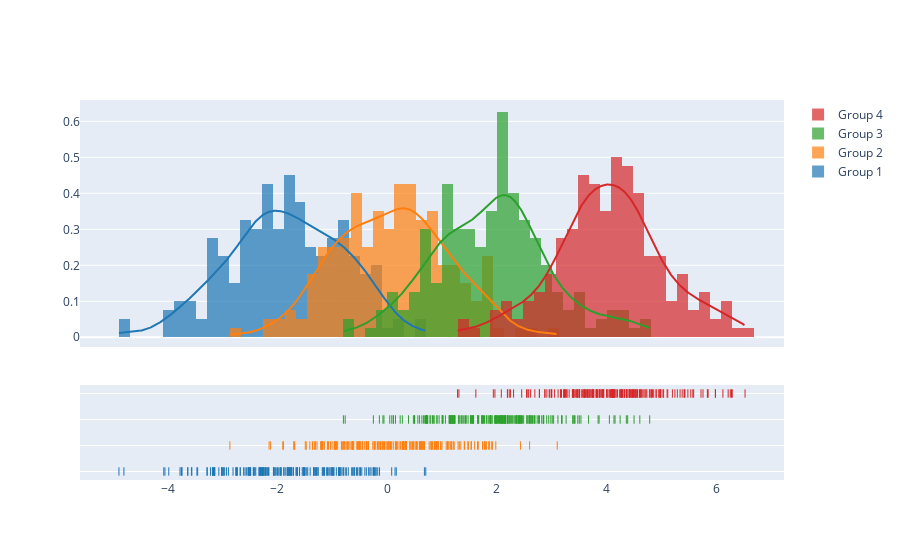

This figure's notebook cell:
### Code cell
import plotly.figure_factory as ff

# Add histogram data
x1 = np.random.randn(200) - 2
x2 = np.random.randn(200)
x3 = np.random.randn(200) + 2
x4 = np.random.randn(200) + 4

# Group data together
hist_data = [x1, x2, x3, x4]

group_labels = ['Group 1', 'Group 2', 'Group 3', 'Group 4']

# Create distplot with custom bin_size
fig = ff.create_distplot(hist_data, group_labels, bin_size=.2)
fig.show()

### Figure 1 — Plotly figure (JSON) as saved in the notebook; plotly's stock layout.template omitted (floating-point values rounded to 4 significant figures; data arrays with more than 128 entries replaced by an {"elided": "..."} marker saying what was removed)
{"data": [{"autobinx": false, "histnorm": "probability density", "legendgroup": "Group 1", "marker": {"color": "rgb(31, 119, 180)"}, "name": "Group 1", "opacity": 0.7, "type": "histogram", "x": {"elided": "200 float values"}, "xaxis": "x", "xbins": {"end": 0.7045, "size": 0.2, "start": -4.889}, "yaxis": "y"}, {"autobinx": false, "histnorm": "probability density", "legendgroup": "Group 2", "marker": {"color": "rgb(255, 127, 14)"}, "name": "Group 2", "opacity": 0.7, "type": "histogram", "x": {"elided": "200 float values"}, "xaxis": "x", "xbins": {"end": 3.101, "size": 0.2, "start": -2.866}, "yaxis": "y"}, {"autobinx": false, "histnorm": "probability density", "legendgroup": "Group 3", "marker": {"color": "rgb(44, 160, 44)"}, "name": "Group 3", "opacity": 0.7, "type": "histogram", "x": {"elided": "200 float values"}, "xaxis": "x", "xbins": {"end": 4.786, "size": 0.2, "start": -0.7967}, "yaxis": "y"}, {"autobinx": false, "histnorm": "probability density", "legendgroup": "Group 4", "marker": {"color": "rgb(214, 39, 40)"}, "name": "Group 4", "opacity": 0.7, "type": "histogram", "x": {"elided": "200 float values"}, "xaxis": "x", "xbins": {"end": 6.524, "size": 0.2, "start": 1.284}, "yaxis": "y"}, {"legendgroup": "Group 1", "marker": {"color": "rgb(31, 119, 180)"}, "mode": "lines", "name": "Group 1", "showlegend": false, "type": "scatter", "x": {"elided": "500 float values"}, "xaxis": "x", "y": {"elided": "500 float values"}, "yaxis": "y"}, {"legendgroup": "Group 2", "marker": {"color": "rgb(255, 127, 14)"}, "mode": "lines", "name": "Group 2", "showlegend": false, "type": "scatter", "x": {"elided": "500 float values"}, "xaxis": "x", "y": {"elided": "500 float values"}, "yaxis": "y"}, {"legendgroup": "Group 3", "marker": {"color": "rgb(44, 160, 44)"}, "mode": "lines", "name": "Group 3", "showlegend": false, "type": "scatter", "x": {"elided": "500 float values"}, "xaxis": "x", "y": {"elided": "500 float values"}, "yaxis": "y"}, {"legendgroup": "Group 4", "marker": {"color": "rgb(214, 39, 40)"}, "mode": "lines", "name": "Group 4", "showlegend": false, "type": "scatter", "x": {"elided": "500 float values"}, "xaxis": "x", "y": {"elided": "500 float values"}, "yaxis": "y"}, {"legendgroup": "Group 1", "marker": {"color": "rgb(31, 119, 180)", "symbol": "line-ns-open"}, "mode": "markers", "name": "Group 1", "showlegend": false, "type": "scatter", "x": {"elided": "200 float values"}, "xaxis": "x", "y": {"elided": "200 str values"}, "yaxis": "y2"}, {"legendgroup": "Group 2", "marker": {"color": "rgb(255, 127, 14)", "symbol": "line-ns-open"}, "mode": "markers", "name": "Group 2", "showlegend": false, "type": "scatter", "x": {"elided": "200 float values"}, "xaxis": "x", "y": {"elided": "200 str values"}, "yaxis": "y2"}, {"legendgroup": "Group 3", "marker": {"color": "rgb(44, 160, 44)", "symbol": "line-ns-open"}, "mode": "markers", "name": "Group 3", "showlegend": false, "type": "scatter", "x": {"elided": "200 float values"}, "xaxis": "x", "y": {"elided": "200 str values"}, "yaxis": "y2"}, {"legendgroup": "Group 4", "marker": {"color": "rgb(214, 39, 40)", "symbol": "line-ns-open"}, "mode": "markers", "name": "Group 4", "showlegend": false, "type": "scatter", "x": {"elided": "200 float values"}, "xaxis": "x", "y": {"elided": "200 str values"}, "yaxis": "y2"}], "layout": {"barmode": "overlay", "hovermode": "closest", "legend": {"traceorder": "reversed"}, "xaxis": {"anchor": "y2", "domain": [0.0, 1.0], "zeroline": false}, "yaxis": {"anchor": "free", "domain": [0.35, 1], "position": 0.0}, "yaxis2": {"anchor": "x", "domain": [0, 0.25], "dtick": 1, "showticklabels": false}}}
